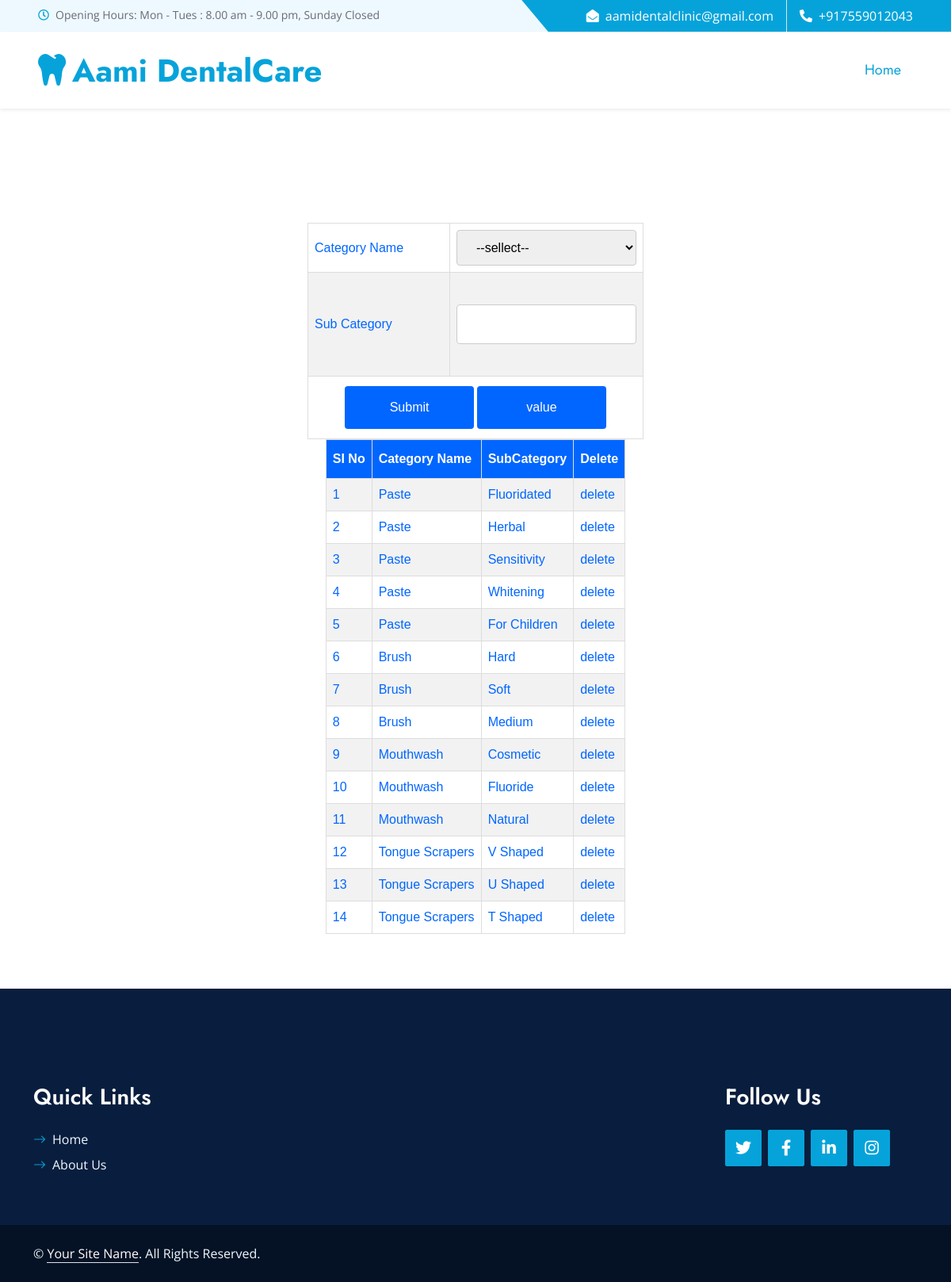
Screenshot of /PROJECT/Admin/Subcategory.php (signed in) with the database file from the repository.
### tables this page shows
CREATE TABLE `tbl_subcategory` (
  `category_id` int(11) NOT NULL,
  `subcategory_id` int(11) NOT NULL,
  `subcategory_name` varchar(50) NOT NULL
);

CREATE TABLE `tbl_category` (
  `category_id` int(11) NOT NULL,
  `category_name` varchar(50) NOT NULL
);

### PROJECT/Admin/Subcategory.php (the view, shortened to what this page needs)
<?php
include("Head.php");
?>
<?php
include("../Assets/Connection/connection.php");
		 ?>
<!DOCTYPE html PUBLIC "-//W3C//DTD XHTML 1.0 Transitional//EN" "http://www.w3.org/TR/xhtml1/DTD/xhtml1-transitional.dtd">
<html xmlns="http://www.w3.org/1999/xhtml">
<head>
</head>
<div id="tab" align="center">
<body>
<form id="form1" name="form1" method="post" action="">
  <table width="424" height="174" border="1" cellpadding="2" cellspacing="2" align="center">
   <tr>
      <td width="171">Category Name</td>
      <td width="233">
        <select name="sel_category" id="sel_category" required="required">
        <option value="">--sellect--</option>
		</select>
      </td>
    </tr>
    <tr>
      <td width="171">Sub Category</td>
      <td width="233"><label for="txt_name"></label>
      <input type="text" name="txt_name" id="txt_name" required autocomplete="off"/>        <label for="txt_name"></label></td>
    </tr>
    <tr>
      <td colspan="2" align="center"><input type="submit" name="btn_submit" id="btn_submit" value="Submit" />
      <input type="submit" name="btn_cancel" id="btn_cancel" value="value" /></td>
    </tr>
  </table>
  <?php
  $selqry="select *from tbl_subcategory s inner join tbl_category c on s.category_id=c.category_id";
  $rows=$con->query($selqry);
  if($rows->num_rows>0)
		$i=0;
?>
</form>
<table border="1" cellpadding="10" align="center">
    <tr>
      <th>SI No</th>
       <th>Category Name</th>
      <th>SubCategory</th>
    <th>Delete</th>
    </tr>
 <?php
	while($result=$rows->fetch_assoc())
	{
		$i++;
		?>
        <tr>
     <td><?php  echo $i;?></td>
     <td><?php echo $result["category_name"];?></td>
     <td><?php echo $result["subcategory_name"];?></td>
     <td><a href="Subcategory.php?did=<?php echo $result["subcategory_id"]?>">delete</a></td> </tr>
	 <?php
	}
?>
</table>
</body>
</div>
</html>
<?php
include("Foot.php");
?>

### PROJECT/Admin/form.css (style rules this page uses)
#tab { font-family: "Trebuchet MS", Arial, Helvetica, sans-serif; border-collapse: collapse; width: 100%; }
#tab td, #tab th { border: 1px solid #ddd; padding: 8px; color: #06F; }
#tab a { color:#06F; }
#tab tr:nth-child(even) { background-color: #f2f2f2; }
#tab th { padding-top: 12px; padding-bottom: 12px; text-align: left; background-color: #06F; color: white; }
input[type=text],[type=password],[type=email],[type=date], select { width: 100%; padding: 12px 20px; margin: 8px 0; display: inline-block; border: 1px solid #ccc; border-radius: 4px; box-sizing: border-box; }
input[type=submit] { width: 40%; background-color: #06F; color: white; padding: 15px; margin: 4px 0; border: none; border-radius: 4px; cursor: pointer; }

### PROJECT/Assets/Template/Main/css/style.css (style rules this page uses)
:root { --primary: #06A3DA; --secondary: #F57E57; --light: #EEF9FF; --dark: #091E3E; }

### rows the page displays
tbl_subcategory: category.category_name "Paste", subcategory_name "Fluoridated"
tbl_subcategory: category.category_name "Paste", subcategory_name "Herbal"
tbl_subcategory: category.category_name "Paste", subcategory_name "Sensitivity"
tbl_subcategory: category.category_name "Paste", subcategory_name "Whitening"
tbl_subcategory: category.category_name "Paste", subcategory_name "For Children"
tbl_subcategory: category.category_name "Brush", subcategory_name "Hard"
tbl_subcategory: category.category_name "Brush", subcategory_name "Soft"
tbl_subcategory: category.category_name "Brush", subcategory_name "Medium"
tbl_subcategory: category.category_name "Mouthwash", subcategory_name "Cosmetic"
tbl_subcategory: category.category_name "Mouthwash", subcategory_name "Fluoride"
tbl_subcategory: category.category_name "Mouthwash", subcategory_name "Natural"
tbl_subcategory: category.category_name "Tongue Scrapers", subcategory_name "V Shaped"
tbl_subcategory: category.category_name "Tongue Scrapers", subcategory_name "U Shaped"
tbl_subcategory: category.category_name "Tongue Scrapers", subcategory_name "T Shaped"
